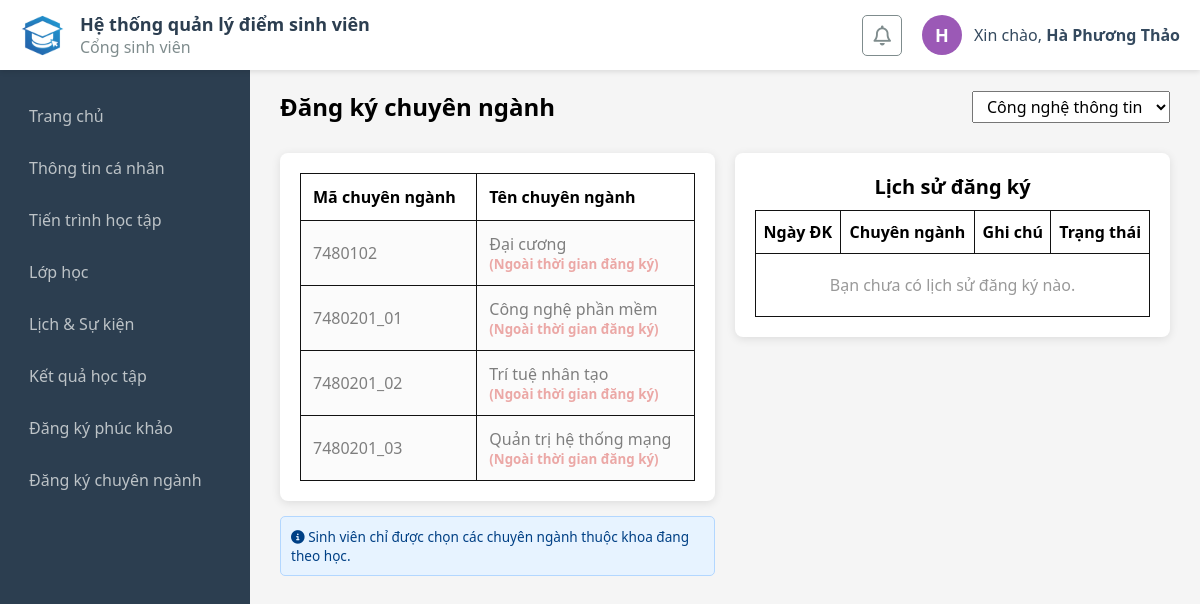
/student/major_request.php (signed in), run on the app's committed database.
### tables this page shows
CREATE TABLE `profile` (
  `id` int(4) NOT NULL,
  `account_id` int(4) NOT NULL,
  `avatar` varchar(255) DEFAULT NULL,
  `first_name` varchar(10) NOT NULL,
  `last_name` varchar(20) NOT NULL,
  `dob` date NOT NULL,
  `gender` enum('Nam','Nữ','Khác') NOT NULL,
  `email` varchar(30) DEFAULT NULL,
  `phone` varchar(10) DEFAULT NULL,
  `address` varchar(50) DEFAULT NULL,
  `year` varchar(10) DEFAULT NULL,
  `academic_year` varchar(15) DEFAULT NULL,
  `faculty_id` int(11) DEFAULT NULL,
  `major_id` int(11) DEFAULT NULL
);

CREATE TABLE `faculties` (
  `id` int(11) NOT NULL,
  `faculty_code` int(7) NOT NULL,
  `faculty_name` varchar(50) NOT NULL,
  `date_start` date DEFAULT NULL,
  `date_end` date DEFAULT NULL
);

CREATE TABLE `majors` (
  `id` int(11) NOT NULL,
  `faculty_id` int(11) NOT NULL,
  `major_code` varchar(10) NOT NULL,
  `major_name` varchar(255) NOT NULL
);

### student/config/cf_class.php (called while the page is built, shortened)
<?php
$account_id = $_SESSION['id'];
?>

### student/major_request.php (the view, shortened to what this page needs)
<?php
require_once 'config/cf_class.php';
$config_reg = ['min_year' => 3];
$sql_user = "SELECT p.*, a.username, f.faculty_name, f.id as f_id, a.code
             FROM profile p
             JOIN account a ON p.account_id = a.id
             JOIN faculties f ON p.faculty_id = f.id
             WHERE p.account_id = ?";
$stmt_user = $conn->prepare($sql_user);
$stmt_user->bind_param("i", $account_id);
$stmt_user->execute();
$user_info = $stmt_user->get_result()->fetch_assoc();
$faculty_id = $user_info['f_id'] ?? 0;
$student_faculty = $user_info['faculty_name'] ?? "Chưa xác định";
$student_year = date('Y') - ($user_info['entry_year'] ?? 2023) + 1;
$is_year_ok = ($student_year >= $config_reg['min_year']);
$sql_majors = "SELECT m.*, f.date_start, f.date_end
               FROM majors m
               JOIN faculties f ON m.faculty_id = f.id
               WHERE m.faculty_id = ?";
$stmt_majors = $conn->prepare($sql_majors);
$stmt_majors->bind_param("i", $faculty_id);
$stmt_majors->execute();
$majors_list = $stmt_majors->get_result()->fetch_all(MYSQLI_ASSOC);
$sql_history = "SELECT mr.*, m.major_name, m.major_code
                FROM major_registrations mr
                JOIN majors m ON mr.major_id = m.id
                WHERE mr.account_id = ?
                ORDER BY mr.created_at DESC";
$stmt_h = $conn->prepare($sql_history);
$stmt_h->bind_param("i", $account_id);
$stmt_h->execute();
$history_list = $stmt_h->get_result()->fetch_all(MYSQLI_ASSOC);
$today = date('Y-m-d');
?>
<!DOCTYPE html>
<html lang="vi">
<head>
    <link rel="stylesheet" href="../css/grade_request.css">
</head>
<body>
    <?php include 'header.php'; ?>
    <main class="main-container">
        <div class="pk-title">
            <h2>Đăng ký chuyên ngành</h2>
            <div class="filter-group">
                <select id="faculty-select">
                    <option value=""><?php echo htmlspecialchars($student_faculty); ?></option>
                </select>
            </div>
        </div>
        <div class="pk-content">
            <div class="pk-left">
                <div class="card">
                    <?php if (!$is_year_ok): ?>
                        <div style="padding: 20px; text-align: center; color: #f39c12; background: #fff9f0; border: 1px solid #ffeeba; border-radius: 5px;">
                            <i class="fas fa-user-graduate"></i>
                            Bạn hiện là sinh viên năm <?= $student_year ?>.
                            Đăng ký chuyên ngành chỉ dành cho sinh viên từ năm <?= $config_reg['min_year'] ?> trở lên.
                        </div>
                    <?php elseif (empty($majors_list)): ?>
                        <div style="padding: 20px; text-align: center; color: #666;">
                            <i class="fas fa-folder-open"></i> Chưa có danh sách chuyên ngành cho Khoa này.
                        </div>
                    <?php else: ?>
                        <table class="pk-table">
                            <thead>
                                <tr>
                                    <th>Mã chuyên ngành</th>
                                    <th>Tên chuyên ngành</th>
                                </tr>
                            </thead>
                            <tbody>
                                <?php if (!empty($majors_list)): ?>
                                    <?php foreach ($majors_list as $major):
                                        $is_time_ok = ($today >= $major['date_start'] && $today <= $major['date_end']);
                                        $can_click = $is_time_ok && $is_year_ok;
                                    ?>
                                        <tr class="<?= $can_click ? 'clickable-row' : 'disabled-row' ?>"
                                            <?php if ($can_click): ?>
                                                onclick="selectMajor('<?= $major['id'] ?>', '<?= htmlspecialchars($major['major_name']) ?>', '<?= htmlspecialchars($major['major_code']) ?>')"
                                            <?php endif; ?>>
                                            <td><?= htmlspecialchars($major['major_code']) ?></td>
                                            <td>
                                                <?= htmlspecialchars($major['major_name']) ?>
                                                <?php if (!$is_time_ok): ?>
                                                    <br>
                                                    <small style="color: #d9534f;">(Ngoài thời gian đăng ký)</small>
                                                <?php endif; ?>
                                            </td>
                                        </tr>
                                    <?php endforeach; ?>
                                <?php endif; ?>
                            </tbody>
                        </table>
                    <?php endif; ?>
                </div>
                <div class="pk-alert" style="margin-top: 15px; font-size: 0.85rem; background: #e7f3ff; border: 1px solid #b3d7ff; color: #004085; padding: 10px; border-radius: 5px;">
                    <i class="fas fa-info-circle"></i> Sinh viên chỉ được chọn các chuyên ngành thuộc khoa đang theo học.
                </div>
            </div>
            <div class="pk-right">
                <div class="card">
                    <h3>Lịch sử đăng ký</h3>
                    <table class="h-table">
                        <thead>
                            <tr>
                                <th>Ngày ĐK</th>
                                <th>Chuyên ngành</th>
                                <th>Ghi chú</th>
                                <th>Trạng thái</th>
                            </tr>
                        </thead>
                        <tbody>
                            <?php if (empty($history_list)): ?>
                                <tr>
                                    <td colspan="4" style="text-align: center; color: #999; padding: 20px;">
                                        Bạn chưa có lịch sử đăng ký nào.
                                    </td>
                                </tr>
                            <?php endif; ?>
                        </tbody>
                    </table>
                </div>
            </div>
        </div>
    </main>
</body>
</html>

### student/header.php (shortened to what this page needs)
<?php
require '../db_connection.php';
$user_id  = $_SESSION['id'] ?? 0;
$username = $_SESSION['username'] ?? 'user';
$full_name = "Chưa cập nhật";
$avatar_from_db = "";
if ($user_id > 0) {
    $sql = "SELECT p.first_name, p.last_name, p.avatar
            FROM account a
            LEFT JOIN profile p ON a.id = p.account_id
            WHERE a.id = ?";
    $stmt = $conn->prepare($sql);
    $stmt->bind_param("i", $user_id);
    $stmt->execute();
    $result = $stmt->get_result();
    if ($row = $result->fetch_assoc()) {
        $fname = trim($row['first_name'] ?? '');
        $lname = trim($row['last_name'] ?? '');
        if ($fname !== '' || $lname !== '') {
            $full_name = trim($lname . ' ' . $fname);
        }
    }
}
$first_letter = mb_strtoupper(mb_substr($full_name !== "Chưa cập nhật" ? $full_name : $username, 0, 1, 'UTF-8'), 'UTF-8');
$palette = ['#1abc9c', '#2ecc71', '#3498db', '#9b59b6', '#f1c40f', '#e67e22', '#e74c3c', '#34495e'];
$color_index = $user_id % count($palette);
$bg_color = $palette[$color_index];
?>
<!DOCTYPE html>
<html lang="en">
<head>
    <link rel="stylesheet" href="https://cdnjs.cloudflare.com/ajax/libs/font-awesome/6.5.2/css/all.min.css" />
    <link rel="stylesheet" href="../css/header.css">
</head>
<body>
    <div class="header">
        <div class="left-container">
            <img src="../images/logo.png" alt="" class="logo">
            <div class="content">
                <h1>Hệ thống quản lý điểm sinh viên</h1>
                <p>Cổng sinh viên</p>
            </div>
        </div>
        <div class="right-container">
            <div class="notification">
                <button class="noti-btn"><i class="fa-regular fa-bell"></i></button>
            </div>
            <div class="user-profile">
                <div class="avatar-circle" style="background-color: <?php echo $bg_color; ?>;">
                    <?php if (!empty($avatar_from_db) && file_exists($avatar_from_db)): ?>
                        <img src="<?php echo $avatar_from_db; ?>" alt="User Avatar">
                    <?php else: ?>
                        <span><?php echo $first_letter; ?></span>
                    <?php endif; ?>
                </div>
                <p class="greeting-text">
                    Xin chào, <strong><?php echo htmlspecialchars($full_name); ?></strong>
                </p>
            </div>
        </div>
    </div>
    <div class="sidebar">
        <ul>
            <li><a href="../student/home.php">Trang chủ</a></li>
            <li><a href="../student/profile.php">Thông tin cá nhân</a></li>
            <li><a href="../student/progress.php">Tiến trình học tập</a></li>
            <li><a href="../student/class.php">Lớp học</a></li>
            <li><a href="../student/calendar.php">Lịch & Sự kiện</a></li>
            <li><a href="../student/scores.php">Kết quả học tập</a></li>
            <li><a href="../student/grade_request.php">Đăng ký phúc khảo</a></li>
            <li><a href="../student/major_request.php">Đăng ký chuyên ngành</a></li>
        </ul>
    </div>
</body>
</html>

### css/grade_request.css (style rules this page uses)
* { margin: 0; padding: 0; box-sizing: border-box; font-family: 'Segoe UI', Tahoma, Geneva, Verdana, sans-serif; }
.main-container { width: calc(100% - 250px); margin-left: 250px; min-height: 100vh; background-color: #f5f5f5; padding: 70px 30px 30px 30px; }
.pk-title { display: flex; justify-content: space-between; align-items: center; margin-bottom: 20px; margin-top: 20px; }
#faculty-select { padding: 3px 10px; font-size: 16px; }
.pk-content { display: flex; gap: 20px; padding: 10px 0; align-items: flex-start; width: 100%; }
.card { background: #fff; padding: 20px; border-radius: 8px; box-shadow: 0 2px 10px rgba(0,0,0,0.1); }
.pk-left { flex: 1; }
.pk-table { width: 100%; border-collapse: collapse; }
.pk-table th, .pk-table td { padding: 12px; text-align: left; border: 1px solid #121212; }
.h-table { width: 100%; border-collapse: collapse; margin-top: 10px; }
.h-table th { padding: 10px 5px; text-align: center; border: 1px solid #121212; }
.h-table td { text-align: left; padding: 10px 5px; border: 1px solid #121212; }
.pk-right { flex: 1; position: sticky; top: 20px; }
.pk-right h3 { text-align: center; margin-bottom: 10px; font-size: 20px; }
.disabled-row { opacity: 0.5; background-color: #f9f9f9; cursor: not-allowed; }
.disabled-row small { font-weight: bold; display: block; }

### css/header.css (style rules this page uses)
.header { height: 70px; background-color: #ffffff; display: flex; justify-content: space-between; align-items: center; padding: 0 20px; box-shadow: 0 2px 5px rgba(0,0,0,0.1); position: fixed; top: 0; width: 100%; z-index: 1000; }
.left-container { display: flex; align-items: center; gap: 15px; }
.left-container .logo { width: 45px; height: 45px; }
.left-container h1 { font-size: 18px; color: #2c3e50; }
.left-container p { font-size: 16px; color: #7f8c8d; }
.user-profile { display: flex; align-items: center; gap: 12px; }
.avatar-circle { width: 40px; height: 40px; border-radius: 50%; display: flex; justify-content: center; align-items: center; color: white; font-weight: bold; font-size: 18px; overflow: hidden; cursor: pointer; }
.greeting-text { font-size: 16px; color: #34495e; }
.right-container { display: flex; flex-direction: row; gap: 20px; }
.noti-btn { background: none; border: 1px solid #7f8c8d; border-radius: 5px; padding: 6px 10px; font-size: 20px; cursor: pointer; color: #7f8c8d; transition: color 0.3s; }
.sidebar { width: 250px; height: calc(100vh - 70px); background-color: #2c3e50; position: fixed; top: 70px; left: 0; padding-top: 20px; }
.sidebar ul { list-style: none; }
.sidebar ul li { padding: 0; }
.sidebar ul li a { display: block; color: #bdc3c7; padding: 15px 25px; text-decoration: none; transition: all 0.3s; font-size: 16px; border-left: 4px solid transparent; }

### data on the page
profile: first_letter "H", full_name "Hà Phương Thảo", faculty.faculty_name "Công nghệ thông tin"
majors: major_code "7480102", major_name "Đại cương"
majors: major_code "7480201_01", major_name "Công nghệ phần mềm"
majors: major_code "7480201_02", major_name "Trí tuệ nhân tạo"
majors: major_code "7480201_03", major_name "Quản trị hệ thống mạng"
